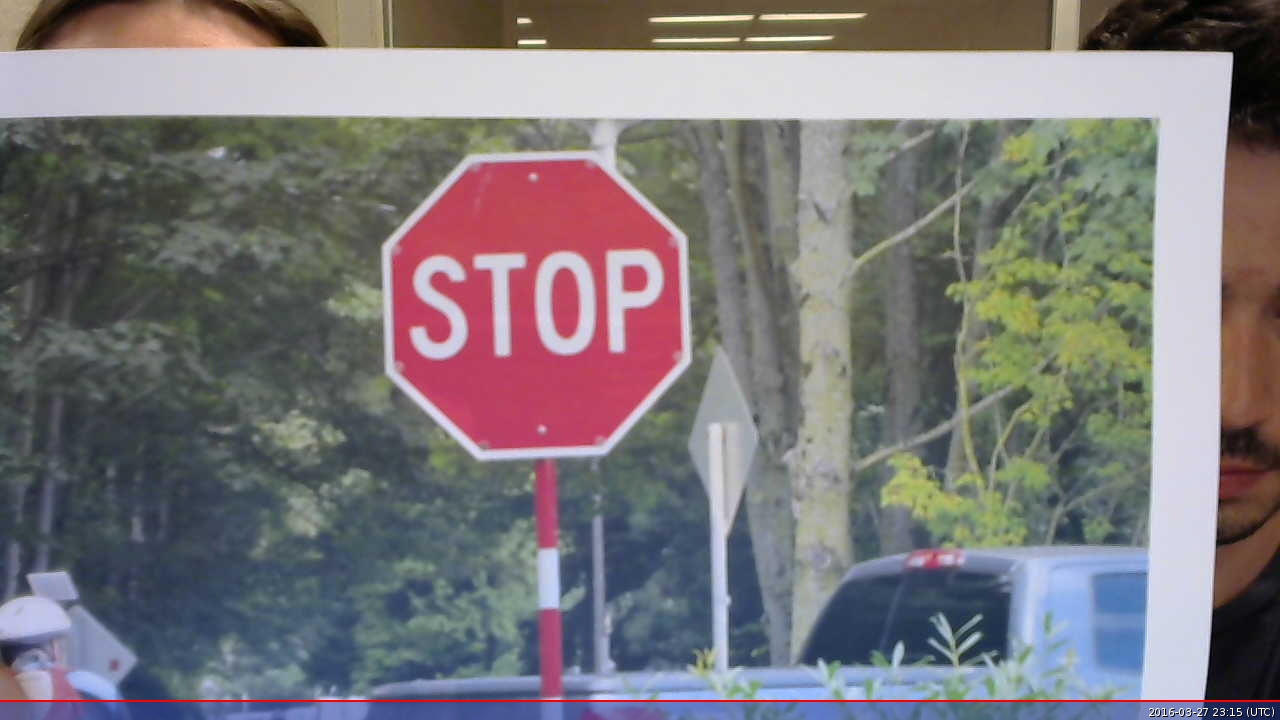
#> input picture input.jpg, 1280 x 720 px, given as the content of the folder /Users/Diego/Pictures/Photo Booth Library/Pictures/, which was not available
$ python finalSignDetector.py   (Python 2 division)   (older library calls are emulated)
#> lines starting #> are read from the running program, lines starting #| are printed output that depends on the picture; after the words box and inside, x2 and y2 are one past the last pixel; in counts of white or black regions, pixels touching at a corner belong together; pictures that were not available may be replaced by others from this repository, and a replacement may not be noted
from threading import Thread
import copy
#import thread
#import picamera
import cv2
import numpy as np
import time
#import grovepi
import heapq
import os
from time import sleep

#global variables
translationFactorAmount = 400.0
# stopTriggerFound = False
# crossTriggerFound = False


def detectStopSign(resizedInputPhoto):
#%--------------------THRESHOLD IMAGE--------------------%
    # threeFourthsDown = resizedInputPhoto.shape[0] * (3.0 / 4)
    # croppedInputPhoto = resizedInputPhoto[0:threeFourthsDown, :]
    for i in range(0, resizedInputPhoto.shape[0]):
        for j in range(0, resizedInputPhoto.shape[1]):
            colorOfPixel = resizedInputPhoto[i, j]
            blue = colorOfPixel[0] + 0.0;
            green = colorOfPixel[1] + 0.0;
            red = colorOfPixel[2] + 0.0;

            if blue == 0.0:
                blue = 1
            if green == 0.0:
                green = 1
            if red / (blue + green) > 1.0 and abs(blue - green) < 50:
                resizedInputPhoto[i, j] = [255, 255, 255]
            else: #else, make it black
                resizedInputPhoto[i, j] = [0, 0, 0]

    #%--------------------DETECT BLOBS--------------------%
    gray_img = cv2.cvtColor(resizedInputPhoto, cv2.COLOR_BGR2GRAY)

    img, contours, _ = cv2.findContours(gray_img, cv2.RETR_TREE, cv2.CHAIN_APPROX_SIMPLE)
    cv2.imshow('thresholded stop image', resizedInputPhoto)
    cv2.waitKey(30)
    if len(contours) > 0:
        numberOfContours = len(contours)
        largestArea = 0
        bestContour = -1
        allContours = copy.copy(resizedInputPhoto)
        for i in range(0, numberOfContours):
            #cv2.drawContours(allContours, contours, i, (0,255,0), 2)
            area = cv2.contourArea(contours[i], False)
            if area > 700/(translationFactorAmount/400): #original error measured w.r.t. 400
                #print "found stop contour bigger than 700"
                x,y,w,h = cv2.boundingRect(contours[i])
                #print float(w) / float(h)
                #print float(h) / float(w)
                if float(w) / float(h) > 0.8 and float(w) / float(h) < 1.2 and float(h) / float(w) > 0.8 and float(h) / float(w) < 1.2:
                    if area > largestArea:
                        largestArea = area
                        bestContour = i


        if bestContour >= 0:
            #print "STOP SIGN DETECTED"
            cv2.drawContours(resizedInputPhoto, contours, bestContour, (0,255,0), 2)
            cv2.imshow('final stop contour', resizedInputPhoto)
            cv2.waitKey(30)
            return True
        else:
            #print "NO STOP SIGN FOUND"
            noPhoto = cv2.imread('noStop.jpg')
            cv2.imshow('final stop contour', noPhoto)
            cv2.waitKey(30)
            return False
            #cv2.drawContours(croppedInputPhoto, contours, bestContour, (0,255,0), 2) #DEBUG
            #cv2.imshow('contours', croppedInputPhoto) #DEBUG
            #cv2.waitKey(3000) #DEBUG
        #print "STOP SIGN DONE"
    noPhoto = cv2.imread('noStop.jpg')
    cv2.imshow('final stop contour', noPhoto)
    cv2.waitKey(30)
    return False


def detectCrosswalkSign(resizedInputPhoto):
    # [6 lines of commented-out code are left out]
    for i in range(0, resizedInputPhoto.shape[0]):
        for j in range(0, resizedInputPhoto.shape[1]):
            colorOfPixel = resizedInputPhoto[i, j]
            blue = colorOfPixel[0] + 0.0;
            green = colorOfPixel[1] + 0.0;
            red = colorOfPixel[2] + 0.0;

            if blue == 0.0:
                blue = 1
            if green == 0.0:
                green = 1
            if red == 0.0:
                red = 1
            if red / blue > 1.6 and green / blue > 1.3 and red / green > 0.9:
                resizedInputPhoto[i, j] = [255, 255, 255]
            else: #else, make it black
                resizedInputPhoto[i, j] = [0, 0, 0]

    #%--------------------DETECT BLOBS--------------------%
    #print "about to detect blobs"
    gray_img = cv2.cvtColor(resizedInputPhoto, cv2.COLOR_BGR2GRAY)
    img, contours, _ = cv2.findContours(gray_img, cv2.RETR_TREE, cv2.CHAIN_APPROX_SIMPLE)
    cv2.imshow('thresholded cross image', resizedInputPhoto)
    cv2.waitKey(30)
    if len(contours) > 0:
        #print "found " + str(len(contours))+" contours"
        numberOfContours = len(contours)
        area = cv2.contourArea(contours[0], False)
        largestArea = 0
        bestContour = -1
        for i in range(0, numberOfContours):
            area = cv2.contourArea(contours[i], False)
            if area > 2000/(translationFactorAmount/400): #original area measured w.r.t. 400
                #print "found cross contour bigger than 2000"
                x,y,w,h = cv2.boundingRect(contours[i])
                if float(w) / float(h) > 0.4 and float(w) / float(h) < 1.6 and float(h) / float(w) > 0.4 and float(h) / float(w) < 1.6:
                    if area > largestArea:
                        largestArea = area
                        bestContour = i


        if bestContour >= 0:
            #print "CROSSWALK SIGN DETECTED"
            cv2.drawContours(resizedInputPhoto, contours, bestContour, (0,255,0), 2)
            cv2.imshow('final cross contour', resizedInputPhoto)
            cv2.waitKey(30)

            return True
        else:
            noPhoto = cv2.imread('noCross.jpg')
            cv2.imshow('final cross contour', noPhoto)
            cv2.waitKey(30)
            #print "NO CROSSWALK SIGN FOUND"
            return False
        #end vibration
        #grovepi.digitalWrite(vibration_motor,0)
        #grovepi.digitalWrite(7,0)
        #cv2.drawContours(croppedInputPhoto, contours, bestContour, (0,255,0), 2) #DEBUG
        #cv2.imshow('contours', croppedInputPhoto) #DEBUG
        #cv2.waitKey(3000) #DEBUG
    noPhoto = cv2.imread('noCross.jpg')
    cv2.imshow('final cross contour', noPhoto)
    cv2.waitKey(30)
    return False


listOfAlreadyProcessedFiles = []

#%--------------------READ IMAGE--------------------%

#camera.preview_fullscreen=False
#camera.preview_window=(320, 320, 640, 480)
#camera.start_preview()

while True:
    for fileName in os.listdir('/Users/Diego/Pictures/Photo Booth Library/Pictures/'):
        #if file is a jpg and not in our list
        if (fileName[-4:] == '.jpg' or fileName[-4:] == '.JPG') and fileName not in listOfAlreadyProcessedFiles:
            #add it to already processed list
            listOfAlreadyProcessedFiles.append(fileName)

            inputPhoto = cv2.imread('/Users/Diego/Pictures/Photo Booth Library/Pictures/' + fileName)
#> inputPhoto is the input picture: shape (720, 1280, 3); mean B, G, R 121.7, 118.9, 123.1


            #%--------------------RESIZE IMAGE--------------------%
            #make longest edge 400

            #get dimensions of image
            height, width, channels = inputPhoto.shape
#> height = 720; width = 1280; channels = 3
            #print height, width

            if height > width:
            	translationFactor = translationFactorAmount / height
            else:
            	translationFactor = translationFactorAmount / width
#> translationFactor = 0.312
            #print translationFactor

            #resize the image so the longest edge is 1200 pixels, keeping the same aspect ratio
            resizedInputPhoto = cv2.resize(inputPhoto,None,fx=translationFactor, fy=translationFactor, interpolation = cv2.INTER_CUBIC)
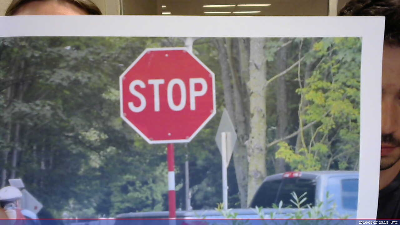
#> resizedInputPhoto: shape (225, 400, 3); mean B, G, R 121.9, 119.1, 123.1
            cv2.imshow('image', resizedInputPhoto)
            cv2.waitKey(10)

            #%-------------------DETECT FEATURES------------------%
            crossPhoto = copy.copy(resizedInputPhoto)
            stopTriggerFound = detectStopSign(resizedInputPhoto)
#> after the loop in detectStopSign, `for i in range(0, resizedInputPhoto.shape[0]):`:
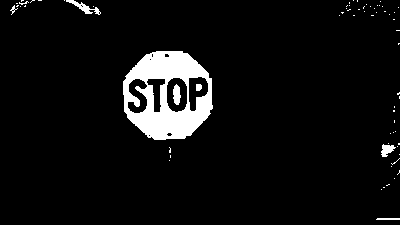
#> resizedInputPhoto: shape (225, 400, 3); 6% white; 68 white regions (61 under 20 px), largest, box (x1, y1, x2, y2) and area: (123, 51, 213, 140) 4688, (66, 0, 101, 15) 162, (173, 84, 181, 105) 123
#> in detectStopSign, `gray_img = cv2.cvtColor(resizedInputPhoto, cv2.COLOR_BGR2GRAY)`: gray_img: shape (225, 400); 6% white; 68 white regions (61 under 20 px)
#> in detectStopSign, `img, contours, _ = cv2.findContours(gray_img, cv2.RETR_TREE, cv2.CHAIN..`: contours = 82 contours, 72 with area under 20; largest, box (x1, y1, x2, y2) and area: (123, 51, 213, 140) 6266, (166, 77, 188, 113) 628, (188, 76, 209, 112) 476, (127, 78, 148, 114) 451, (146, 78, 166, 113) 322
#> in detectStopSign, `numberOfContours = len(contours)`: numberOfContours = 82
#> the loop in detectStopSign, `for i in range(0, numberOfContours):` made 82 passes
#> (area, x, y, w, h, largestArea) on pass 25: (6266.5, 123, 51, 90, 89, 6266.5)
#> area on passes 1, 14, 28, 29, 30, 31: 22.5, 93, 322, 451, 628, 101
#> after the loop in detectStopSign, `for i in range(0, numberOfContours):`: bestContour = 24; largestArea = 6266.5
#> in detectStopSign, `cv2.drawContours(resizedInputPhoto, contours, bestContour, (0,255,0), 2)`:
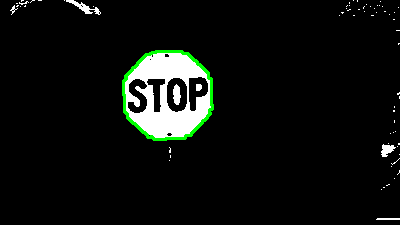
#> resizedInputPhoto: shape (225, 400, 3); 1.08% of pixels changed, all inside (x1, y1, x2, y2) = (122, 50, 214, 141)
#> stopTriggerFound = True
            crossTriggerFound = detectCrosswalkSign(crossPhoto)
#> after the loop in detectCrosswalkSign, `for i in range(0, resizedInputPhoto.shape[0]):`:
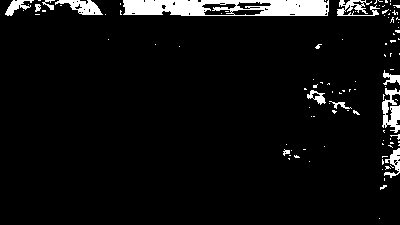
#> resizedInputPhoto: shape (225, 400, 3); 5.6% white; 104 white regions (91 under 20 px), largest, box (x1, y1, x2, y2) and area: (123, 0, 329, 16) 2634, (382, 88, 400, 133) 467, (55, 0, 103, 15) 377
#> in detectCrosswalkSign, `gray_img = cv2.cvtColor(resizedInputPhoto, cv2.COLOR_BGR2GRAY)`: gray_img: shape (225, 400); 5.6% white; 104 white regions (91 under 20 px)
#> in detectCrosswalkSign, `img, contours, _ = cv2.findContours(gray_img, cv2.RETR_TREE, cv2.CHAIN..`: contours = 141 contours, 123 with area under 20; largest, box (x1, y1, x2, y2) and area: (123, 0, 329, 16) 2944, (382, 88, 400, 133) 361, (55, 0, 103, 15) 346, (201, 3, 237, 16) 302, (337, 0, 380, 16) 214
#> in detectCrosswalkSign, `numberOfContours = len(contours)`: numberOfContours = 141
#> in detectCrosswalkSign, `area = cv2.contourArea(contours[0], False)`: area = 0
#> the loop in detectCrosswalkSign, `for i in range(0, numberOfContours):` made 141 passes
#> (area, x, y, w, h) on pass 109: (2944.5, 123, 0, 206, 16)
#> area on passes 17, 39, 45, 46, 49, 59: 169, 34, 122, 32, 361, 90.5
#> after the loop in detectCrosswalkSign, `for i in range(0, numberOfContours):`: bestContour = -1; largestArea = 0
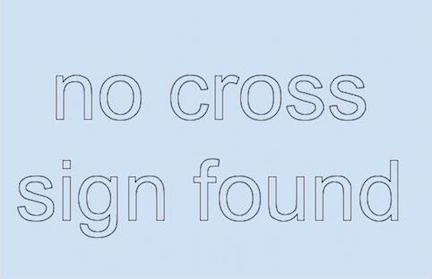
#> input picture noCross.jpg, 432 x 279 px
#> in detectCrosswalkSign, noPhoto is the input picture: shape (279, 432, 3); mean B, G, R 238, 221.4, 203.7
#> crossTriggerFound = False


            if stopTriggerFound and not crossTriggerFound:
                print "found stop sign but not crosswalk sign"
            elif not stopTriggerFound and crossTriggerFound:
                print "found crosswalk sign but no stop sign"
            elif stopTriggerFound and crossTriggerFound:
                print "found both stop sign and crosswalk sign"
            else:
                print "NOTHING FOUND"


            cv2.waitKey(0)
